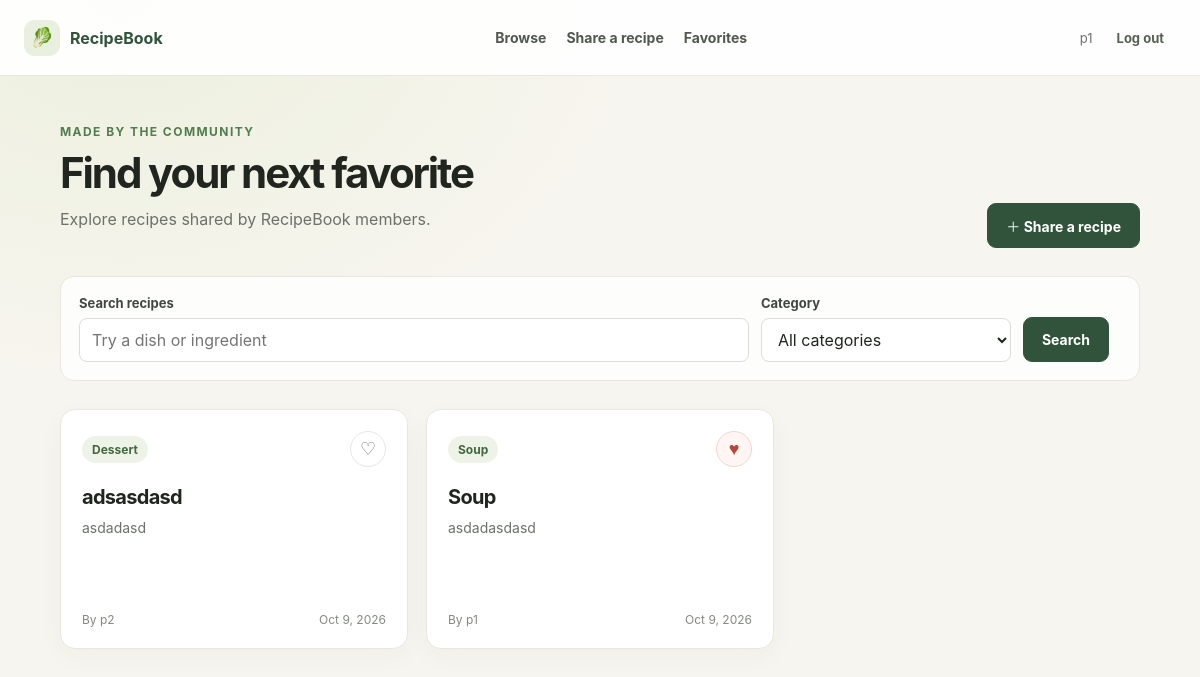
/index.php (signed in), run on the app's committed database.
### tables this page shows
CREATE TABLE `recipes` (
  `id` int(11) NOT NULL,
  `user_id` int(11) NOT NULL,
  `category_id` int(11) NOT NULL,
  `title` varchar(200) NOT NULL,
  `description` text DEFAULT NULL,
  `instructions` longtext NOT NULL,
  `created_at` timestamp NOT NULL DEFAULT current_timestamp(),
  `updated_at` timestamp NOT NULL DEFAULT current_timestamp() ON UPDATE current_timestamp(),
  `is_edited` tinyint(1) NOT NULL DEFAULT 0
);

CREATE TABLE `categories` (
  `id` int(11) NOT NULL,
  `name` varchar(80) NOT NULL
);

CREATE TABLE `users` (
  `id` int(11) NOT NULL,
  `password` varchar(255) NOT NULL,
  `username` varchar(255) NOT NULL,
  `email` varchar(255) NOT NULL
);

### index.php (the view, shortened to what this page needs)
<?php
require_once __DIR__ . '/app.php';
$userId = require_member();
$search = $_GET['q'] ?? '';
$search = is_string($search) ? trim($search) : '';
$categoryId = filter_input(INPUT_GET, 'category', FILTER_VALIDATE_INT);
$categoryId = $categoryId !== false && $categoryId !== null && $categoryId > 0
    ? $categoryId
    : null;
$sql = <<<'SQL'
SELECT r.id, r.title, r.description, r.created_at, r.updated_at,
       u.username, c.name AS category_name,
       EXISTS(
           SELECT 1 FROM favorites f
           WHERE f.recipe_id = r.id AND f.user_id = :favorite_user
       ) AS is_favorite
FROM recipes r
JOIN users u ON u.id = r.user_id
JOIN categories c ON c.id = r.category_id
WHERE (
    :search_title = ''
    OR r.title LIKE :title_pattern
    OR r.description LIKE :description_pattern
    OR r.instructions LIKE :instructions_pattern
    OR EXISTS (
        SELECT 1 FROM ingredients i
        WHERE i.recipe_id = r.id
          AND (i.ingredient_name LIKE :ingredient_pattern OR i.amount LIKE :amount_pattern)
    )
)
AND (:category_id IS NULL OR r.category_id = :category_filter)
ORDER BY r.created_at DESC, r.id DESC
SQL;
$recipeQuery = $pdo->prepare($sql);
$pattern = '%' . $search . '%';
$recipeQuery->execute([
    'favorite_user' => $userId,
    'search_title' => $search,
    'title_pattern' => $pattern,
    'description_pattern' => $pattern,
    'instructions_pattern' => $pattern,
    'ingredient_pattern' => $pattern,
    'amount_pattern' => $pattern,
    'category_id' => $categoryId,
    'category_filter' => $categoryId,
]);
$recipes = $recipeQuery->fetchAll(PDO::FETCH_ASSOC);
render_header('Browse recipes');
?>
<section class="page-heading">
    <div>
        <p class="eyebrow">Made by the community</p>
        <h1>Find your next favorite</h1>
        <p class="muted">Explore recipes shared by RecipeBook members.</p>
    </div>
    <a class="button" href="recipe_form.php">＋ Share a recipe</a>
</section>
<form class="filters" method="get" action="index.php">
    <div class="field">
        <label for="q">Search recipes</label>
        <input
            type="search"
            id="q"
            name="q"
            placeholder="Try a dish or ingredient"
            value="<?= escape_html($search) ?>"
        >
    </div>
    <div class="field">
        <label for="category">Category</label>
        <select id="category" name="category">
            <option value="">All categories</option>
        </select>
    </div>
    <button class="button" type="submit">Search</button>
</form>
<?php if ($recipes === []): ?>
    <div class="empty-state">
        <h2>No recipes found</h2>
        <p>Try another search or be the first to share a recipe.</p>
        <a class="button button-secondary" href="recipe_form.php">Share a recipe</a>
    </div>
<?php else: ?>
    <section class="recipe-grid" aria-label="Recipes">
        <?php foreach ($recipes as $recipe): ?>
            <article class="recipe-card" data-recipe-card>
                <div class="recipe-card-top">
                    <span class="category-pill"><?= escape_html($recipe['category_name']) ?></span>
                    <div>
                        <button
                            class="favorite-button"
                            type="button"
                            data-favorite-button
                            data-recipe-id="<?= escape_html($recipe['id']) ?>"
                            data-csrf-token="<?= escape_html(csrf_token()) ?>"
                            aria-pressed="<?= $recipe['is_favorite'] ? 'true' : 'false' ?>"
                            aria-label="<?= $recipe['is_favorite'] ? 'Remove from favorites' : 'Add to favorites' ?>"
                        ><?= $recipe['is_favorite'] ? '♥' : '♡' ?></button>
                    </div>
                </div>
                <h2><a href="recipe.php?id=<?= escape_html($recipe['id']) ?>"><?= escape_html($recipe['title']) ?></a></h2>
                <p class="description"><?= escape_html($recipe['description'] ?: 'A delicious recipe shared with the community.') ?></p>
                <div class="recipe-meta">
                    <span>By <?= escape_html($recipe['username']) ?></span>
                    <time datetime="<?= escape_html($recipe['created_at']) ?>"><?= escape_html(date('M j, Y', strtotime($recipe['created_at']))) ?></time>
                </div>
            </article>
        <?php endforeach; ?>
    </section>
<?php endif; ?>
<?php render_footer(); ?>

### app.php (shortened to what this page needs)
<?php
function escape_html(string|int|null $value): string
{
    return htmlspecialchars((string) $value, ENT_QUOTES | ENT_SUBSTITUTE, 'UTF-8');
}
function csrf_token(): string
{
    return $_SESSION['csrf_token'];
}
function render_header(string $title): void
{
    $username = escape_html($_SESSION['user'] ?? '');
    $token = escape_html(csrf_token());
    $safeTitle = escape_html($title);
    echo <<<HTML
<!DOCTYPE html>
<html lang="en">
<head>
    <meta charset="UTF-8">
    <meta name="viewport" content="width=device-width, initial-scale=1.0">
    <meta name="theme-color" content="#f7f5ef">
    <title>{$safeTitle} | RecipeBook</title>
    <link rel="stylesheet" href="app.css">
</head>
<body>
    <header class="site-header">
        <a class="brand" href="index.php"><span class="brand-mark" aria-hidden="true">🥬</span>RecipeBook</a>
        <nav class="site-nav" aria-label="Main navigation">
            <a href="index.php">Browse</a>
            <a href="recipe_form.php">Share a recipe</a>
            <a href="favorites.php">Favorites</a>
        </nav>
        <div class="account-nav">
            <span class="account-name">{$username}</span>
            <form action="logout.php" method="post">
                <input type="hidden" name="csrf_token" value="{$token}">
                <button class="button button-quiet button-small" type="submit">Log out</button>
            </form>
        </div>
    </header>
    <main class="page">
HTML;
}
function render_footer(): void
{
    echo <<<'HTML'
    </main>
    <script src="app.js" defer></script>
</body>
</html>
HTML;
}

### data on the page
recipes: category.name "Dessert", title "adsasdasd", description "asdadasd", user.username "p2", created_at "Oct 9, 2026"
recipes: category.name "Soup", title "Soup", description "asdadasdasd", user.username "p1", created_at "Oct 9, 2026"

### other printed values
$username "p1"
